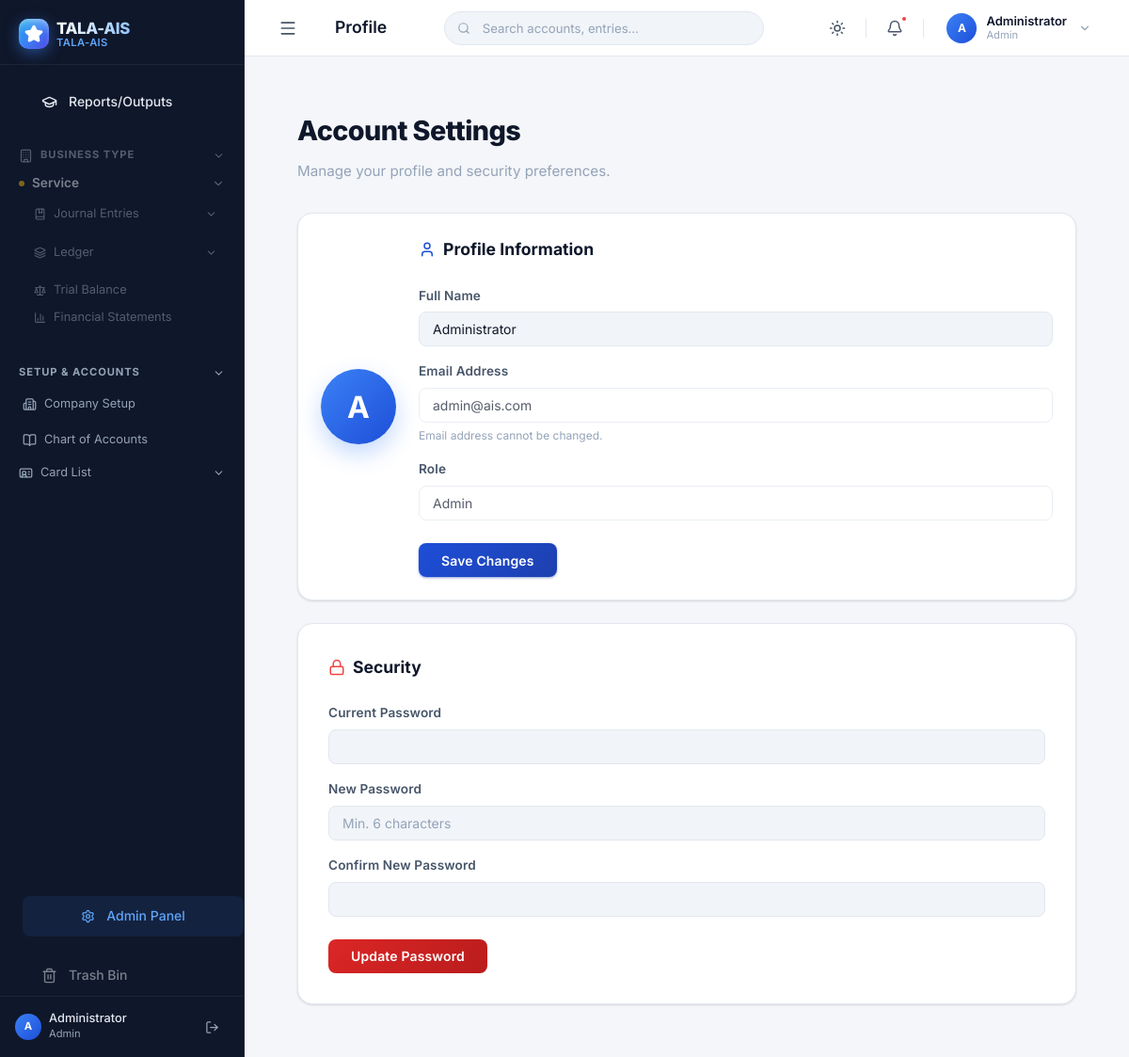
The page /pages/profile.php (signed in) on the database its author committed.
### tables this page shows
CREATE TABLE IF NOT EXISTS `users` (
    `id` INT AUTO_INCREMENT PRIMARY KEY,
    `name` VARCHAR(100) NOT NULL,
    `email` VARCHAR(150) NOT NULL UNIQUE,
    `password` VARCHAR(255) NOT NULL,
    `role` ENUM('Admin','Instructor','Student') NOT NULL DEFAULT 'Student',
    `created_at` TIMESTAMP DEFAULT CURRENT_TIMESTAMP
);

### pages/profile.php (the view, shortened to what this page needs)
<?php
require_once '../includes/header.php';
$db = get_db();
$user_id = $_SESSION['user_id'];
$stmt = $db->prepare("SELECT name, email, role, created_at FROM users WHERE id = ?");
$stmt->bind_param('i', $user_id);
$stmt->execute();
$user = $stmt->get_result()->fetch_assoc();
$parts = explode(' ', $user['name']);
$initials = strtoupper(substr($parts[0], 0, 1) . (isset($parts[1]) ? substr($parts[1], 0, 1) : ''));
?>
<div style="padding: 1.5rem; max-width: 900px; margin: 0 auto;">
    <div style="margin-bottom: 2rem;">
        <h1 style="font-size: 1.8rem; font-weight: 800; color: var(--text-primary); margin-bottom: 0.5rem; letter-spacing: -0.02em;">Account Settings</h1>
        <p style="color: var(--text-muted); font-size: 0.95rem;">Manage your profile and security preferences.</p>
    </div>
    <div style="display: grid; grid-template-columns: 1fr; gap: 1.5rem;">
        <div class="card" style="padding: 1.5rem;">
            <div style="display: flex; gap: 1.5rem; align-items: center; flex-wrap: wrap;">
                <div style="width: 80px; height: 80px; border-radius: 50%; background: linear-gradient(135deg, #3b82f6, #1d4ed8); display: flex; align-items: center; justify-content: center; color: white; font-size: 2rem; font-weight: 700; flex-shrink: 0; box-shadow: 0 10px 25px rgba(59,130,246,0.3); margin: 0 auto;">
                    <?= $initials ?>
                </div>
                <div style="flex: 1; min-width: 260px;">
                    <h3 style="font-size: 1.1rem; font-weight: 700; color: var(--text-primary); margin-bottom: 1.5rem; display: flex; align-items: center; gap: 0.5rem;">
                        <i data-lucide="user" style="width: 18px; height: 18px; color: var(--primary-color);"></i> Profile Information
                    </h3>
                    <form method="POST">
                        <div class="form-group" style="margin-bottom: 1rem;">
                            <label class="form-label" style="font-size: 0.85rem; font-weight: 600;">Full Name</label>
                            <input type="text" name="name" class="form-control" value="<?= htmlspecialchars($user['name']) ?>" required style="background: var(--bg-tertiary);">
                        </div>
                        <div class="form-group" style="margin-bottom: 1rem;">
                            <label class="form-label" style="font-size: 0.85rem; font-weight: 600;">Email Address</label>
                            <input type="email" class="form-control" value="<?= htmlspecialchars($user['email']) ?>" readonly disabled style="background: var(--bg-secondary); cursor: not-allowed; opacity: 0.7;">
                            <div style="font-size: 0.75rem; color: var(--text-muted); margin-top: 0.25rem;">Email address cannot be changed.</div>
                        </div>
                        <div class="form-group" style="margin-bottom: 1.5rem;">
                            <label class="form-label" style="font-size: 0.85rem; font-weight: 600;">Role</label>
                            <input type="text" class="form-control" value="<?= htmlspecialchars($user['role']) ?>" readonly disabled style="background: var(--bg-secondary); cursor: not-allowed; opacity: 0.7;">
                        </div>
                        <button type="submit" class="btn btn-primary" style="font-weight: 600; padding: 0.6rem 1.5rem;">Save Changes</button>
                    </form>
                </div>
            </div>
        </div>
        <div class="card" style="padding: 2rem;">
            <h3 style="font-size: 1.1rem; font-weight: 700; color: var(--text-primary); margin-bottom: 1.5rem; display: flex; align-items: center; gap: 0.5rem;">
                <i data-lucide="lock" style="width: 18px; height: 18px; color: #ef4444;"></i> Security
            </h3>
            <form method="POST">
                <div class="form-group" style="margin-bottom: 1rem;">
                    <label class="form-label" style="font-size: 0.85rem; font-weight: 600;">Current Password</label>
                    <input type="password" name="current_password" class="form-control" required style="background: var(--bg-tertiary);">
                </div>
                <div class="form-group" style="margin-bottom: 1rem;">
                    <label class="form-label" style="font-size: 0.85rem; font-weight: 600;">New Password</label>
                    <input type="password" name="new_password" class="form-control" required style="background: var(--bg-tertiary);" placeholder="Min. 6 characters">
                </div>
                <div class="form-group" style="margin-bottom: 1.5rem;">
                    <label class="form-label" style="font-size: 0.85rem; font-weight: 600;">Confirm New Password</label>
                    <input type="password" name="confirm_password" class="form-control" required style="background: var(--bg-tertiary);">
                </div>
                <button type="submit" class="btn btn-danger" style="font-weight: 600; padding: 0.6rem 1.5rem;">Update Password</button>
            </form>
        </div>
    </div>
</div>
<?php require_once '../includes/footer.php'; ?>

### assets/css/style.css (style rules this page uses)
:root { --brand-50: #eff6ff; --brand-100: #dbeafe; --brand-200: #bfdbfe; --brand-500: #3b82f6; --brand-600: #1d4ed8; --brand-700: #1e40af; --brand-800: #1e3a8a; --brand-900: #172554; --bg-primary: #f4f6f9; --bg-secondary: #ffffff; --bg-tertiary: #f1f4f8; --text-primary: #0f172a; --text-secondary: #475569; --text-muted: #94a3b8; --primary-color: #1d4ed8; --primary-hover: #1e40af; --secondary-color: #eff6ff; --border-color: #e2e8f0; --border-strong: #cbd5e1; --success-color: #16a34a; --success-bg: #f0fdf4; --success-border:#bbf7d0; --danger-color: #dc2626; --danger-bg: #fef2f2; --danger-border: #fecaca; --warning-color: #d97706; --warning-bg: #fffbeb; --warning-border:#fde68a; --info-color: #0891b2; --info-bg: #ecfeff; --sidebar-bg: #0f172a; --sidebar-text: #e2e8f0; --sidebar-muted: #94a3b8; --sidebar-hover: rgba(255,255,255,0.07); --sidebar-active: rgba(59,130,246,0.15); --sidebar-border: rgba(255,255,255,0.06); --sidebar-accent: #3b82f6; --shadow-xs: 0 1px 2px rgba(0,0,0,0.05); --shadow-sm: 0 1px 3px rgba(0,0,0,0.08), 0 1px 2px rgba(0,0,0,0.05); --shadow-md: 0 4px 6px -1px rgba(0,0,0,0.07), 0 2px 4px -1px rgba(0,0,0,0.05); --shadow-lg: 0 10px 25px -3px rgba(0,0,0,0.1), 0 4px 8px -2px rgba(0,0,0,0.05); --shadow-xl: 0 20px 40px -5px rgba(0,0,0,0.12), 0 8px 16px -4px rgba(0,0,0,0.06); --radius-xs: 0.25rem; --radius-sm: 0.375rem; --radius-md: 0.5rem; --radius-lg: 0.75rem; --radius-xl: 1rem; --radius-2xl: 1.25rem; }
*, *::before, *::after { box-sizing: border-box; margin: 0; padding: 0; }
html { scroll-behavior: smooth; }
body { font-family: 'Inter', -apple-system, BlinkMacSystemFont, 'Segoe UI', sans-serif; font-feature-settings: 'cv11', 'ss01'; background-color: var(--bg-primary); color: var(--text-primary); line-height: 1.6; -webkit-font-smoothing: antialiased; transition: background-color 0.3s ease, color 0.3s ease; }
label { display: block; margin-bottom: 0.375rem; font-size: 0.8125rem; font-weight: 500; color: var(--text-secondary); letter-spacing: 0.01em; }
h1 { font-size: 1.5rem; font-weight: 700; color: var(--text-primary); letter-spacing: -0.02em; }
h3 { font-size: 1.0625rem; font-weight: 600; color: var(--text-primary); }
.card { background-color: var(--bg-secondary); border-radius: var(--radius-xl); box-shadow: var(--shadow-sm); padding: 1.5rem; border: 1px solid var(--border-color); transition: background-color 0.3s ease, border-color 0.3s ease, box-shadow 0.2s ease; }
.btn { display: inline-flex; align-items: center; justify-content: center; gap: 0.45rem; padding: 0.5rem 1rem; border-radius: var(--radius-md); font-weight: 500; font-size: 0.875rem; font-family: inherit; cursor: pointer; border: none; transition: all 0.18s ease; letter-spacing: 0.01em; white-space: nowrap; }
.btn-primary { background: linear-gradient(135deg, var(--brand-600), var(--brand-700)); color: #fff; box-shadow: 0 1px 3px rgba(30,64,175,0.3), 0 1px 2px rgba(30,64,175,0.2); }
.btn-danger { background: linear-gradient(135deg, #dc2626, #b91c1c); color: #fff; }
.form-group { margin-bottom: 1.125rem; }
.form-control { width: 100%; padding: 0.5625rem 0.875rem; border: 1px solid var(--border-color); border-radius: var(--radius-md); background-color: var(--bg-secondary); color: var(--text-primary); font-family: inherit; font-size: 0.875rem; transition: border-color 0.2s, box-shadow 0.2s; outline: none; }
.form-control::placeholder { color: var(--text-muted); }
.form-label { display: block; margin-bottom: 0.375rem; font-size: 0.8125rem; font-weight: 500; color: var(--text-secondary); letter-spacing: 0.01em; }

### rows shown on the page
users: name "A", name "Administrator", email "admin@ais.com", role "Admin"

### other values the page prints
$bt "Service"
$initials "A"
$userName "Administrator"
$userRole "Admin"
$pageTitle "Profile"
